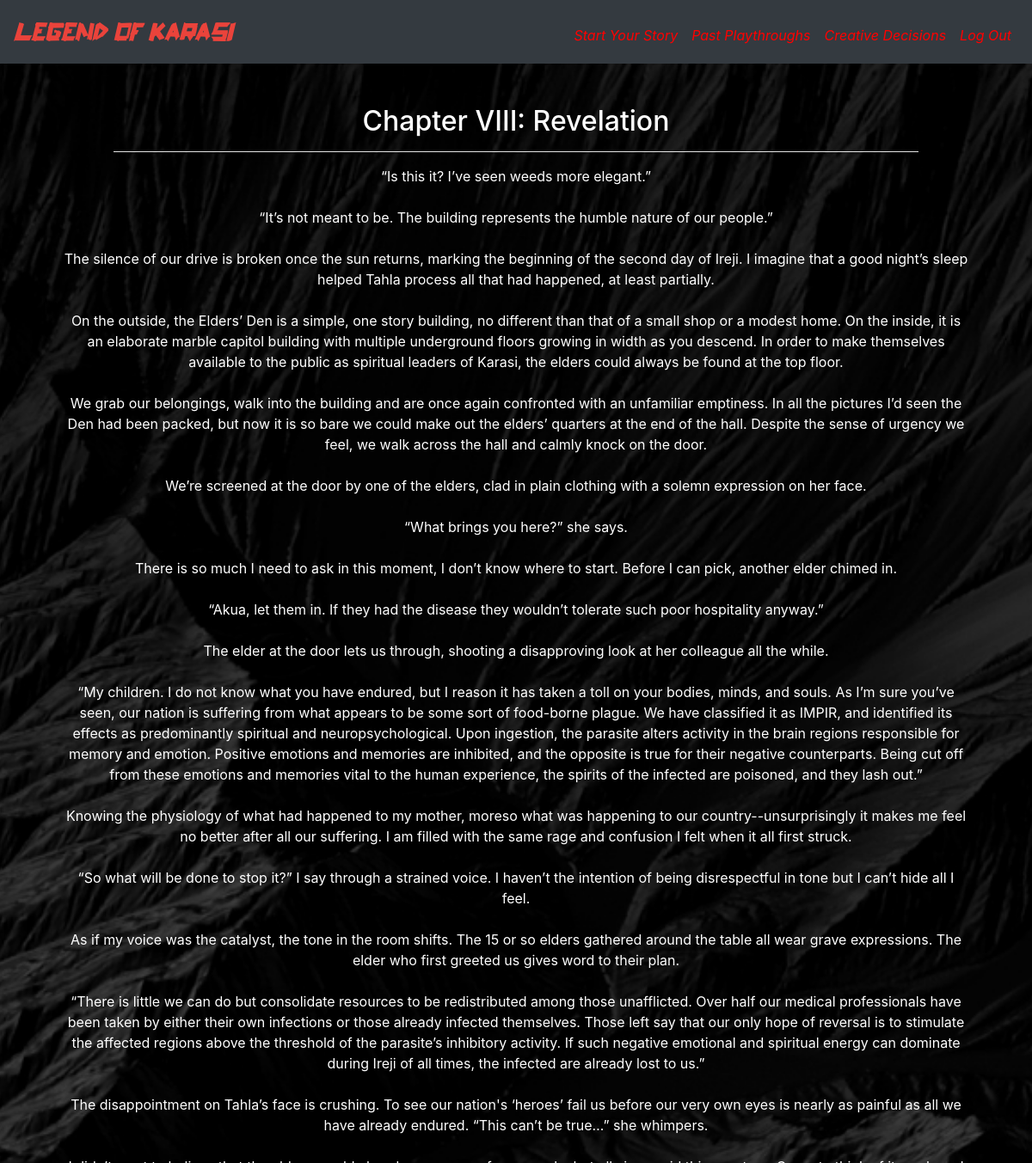
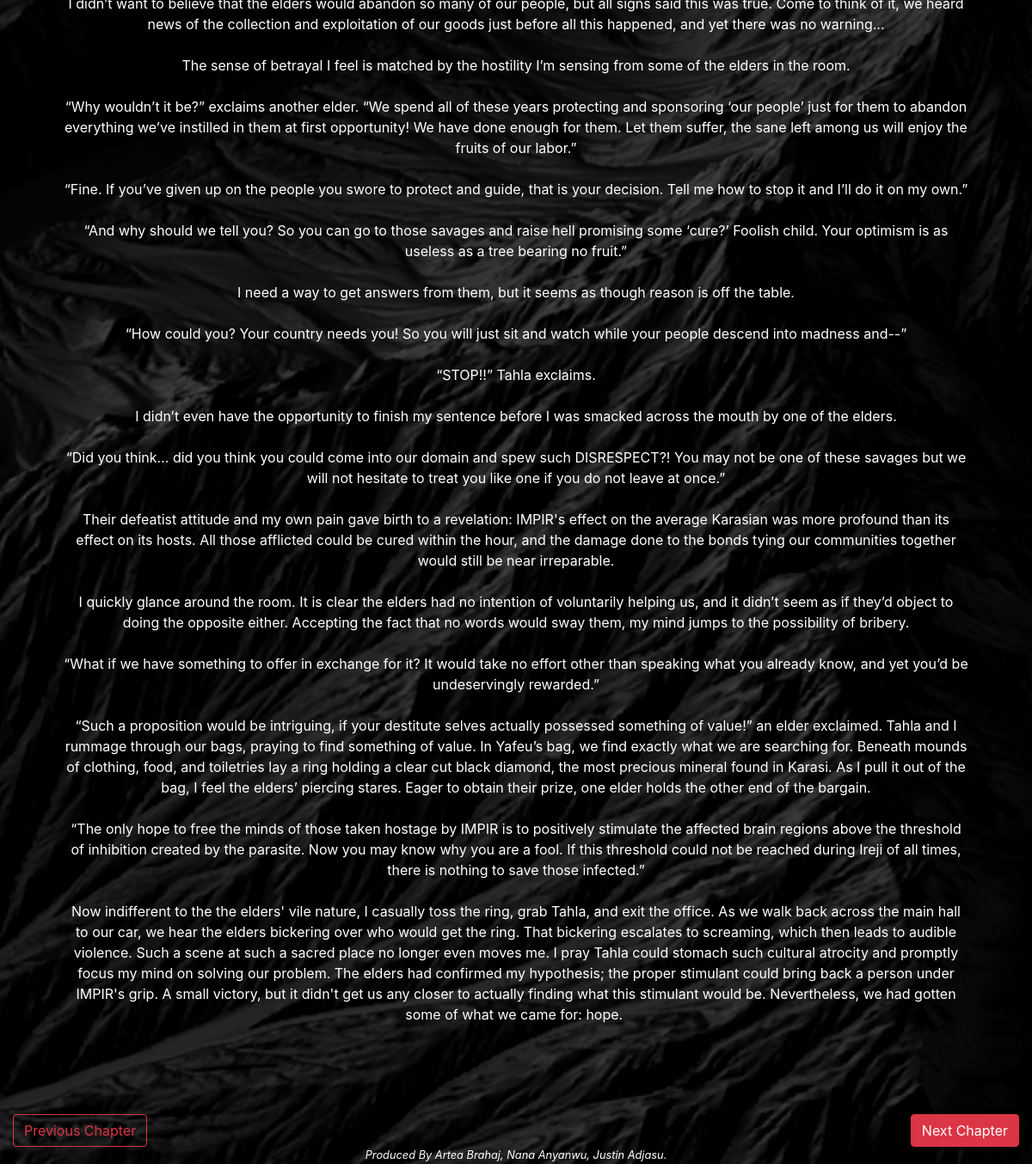
Page /chapters?play_id=2 (signed in) on the committed database (2 pictures, top to bottom).
### tables this page shows
CREATE TABLE 'chapters' ('chapter_number' integer PRIMARY KEY AUTOINCREMENT NOT NULL, 'chapter_title' text NOT NULL);

CREATE TABLE "stories" ('id' integer PRIMARY KEY AUTOINCREMENT NOT NULL, 'play_id' integer NOT NULL, 'ch1' text, 'ch2' text, 'ch3' text, 'ch4' text, 'ch5' text, 'ch6' text, 'ch7' text, 'ch8' text, 'ch9' text, 'ch10' text);

### application.py (the view, shortened to what this page needs)
@app.route("/chapters", methods=["GET", "POST"])
@login_required
def chapters():
    if request.method == "GET":
        play_id = request.args.get('play_id')
        play_data = db.execute("SELECT * FROM plays WHERE id = ?", play_id)[0]
        current_chapter = play_data["ch_number"]
        character_name = play_data["name"]
        if current_chapter > 10:
            db.execute("UPDATE plays SET ch_number = ? WHERE id = ?", 1, play_id)
            return redirect(url_for('breakdown', play_id=play_id))
        chx = "ch" + str(current_chapter)
        loaded = db.execute("SELECT * FROM stories WHERE play_id = ?", play_id)[0][chx]
        if loaded:
            title = db.execute("SELECT * FROM chapters WHERE chapter_number = ?", current_chapter)[0]["chapter_title"]
            return render_template('played.html', title=title, loaded=loaded, play_id=play_id)

### application.py (called while the page is built)
@app.after_request
def after_request(response):
    response.headers["Cache-Control"] = "no-cache, no-store, must-revalidate"
    response.headers["Expires"] = 0
    response.headers["Pragma"] = "no-cache"
    return response

### helpers.py (called while the page is built)
def login_required(f):
    @wraps(f)
    def decorated_function(*args, **kwargs):
        if session.get("user_id") is None:
            return redirect("/login")
        return f(*args, **kwargs)
    return decorated_function

### templates/played.html (shortened to what this page needs)
{% extends "layout.html" %}
{% block main %}
<br>
<br>
    <h2>{{ title }}<hr></h2>
        <div>
            <p style="margin-bottom: 2rem;white-space:pre-wrap;" class ="fade-in">{{ loaded }}</p>
        </div>
    <form id= "previous" action="/previous" method="post">
            <button type="submit" class="previous btn btn-outline-danger">Previous Chapter</button>
    </form>
    <form id= "forward" action="/forward" method="post">
            <button type="submit" class="next btn btn-danger">Next Chapter</button>
    </form>
{% endblock %}

### static/styles.css (style rules this page uses)
body { background-color: black; color: white; }
hr { background-color: white; width: 80%; }
form { margin-top: 1%; margin-bottom: 1%; }
body, html { height: 100%; }
p { margin-left: 5%; margin-right: 5%; }
hr, h2, div { text-align: center; }
.next { float:right; }
.previous { float:left; }
.fade-in { animation: fadeIn ease 5s; -webkit-animation: fadeIn ease 5s; -moz-animation: fadeIn ease 5s; -o-animation: fadeIn ease 5s; -ms-animation: fadeIn ease 5s; }

### rows in the picture
chapters: chapter_title "Chapter VIII: Revelation"
stories: ch8 "“Is this it? I’ve seen weeds more elegant.” “It’s not meant to be. The building represents the humble nature of our people.” The silence of our drive is broken once the sun returns, marking the beginning of the second day of Ireji. I imagine that a good night’s sleep helped Tahla process all that had happened, at least partially. On the outside, the Elders’ Den is a simple, one story building, no different than that of a small shop or a modest home. On the inside, it is an elaborate marble capitol building with multiple underground floors growing in width as you descend. In order to make themselves available to the public as spiritual leaders of Karasi, the elders could always be found at…"
